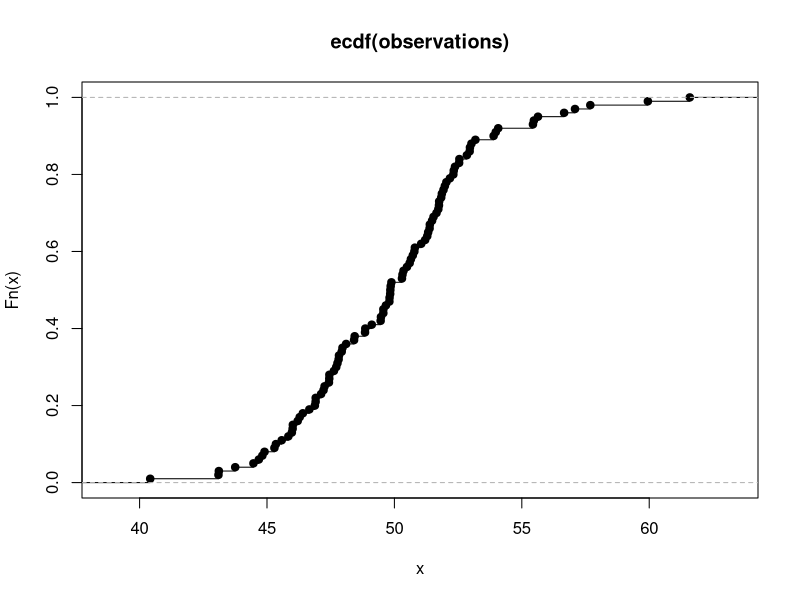
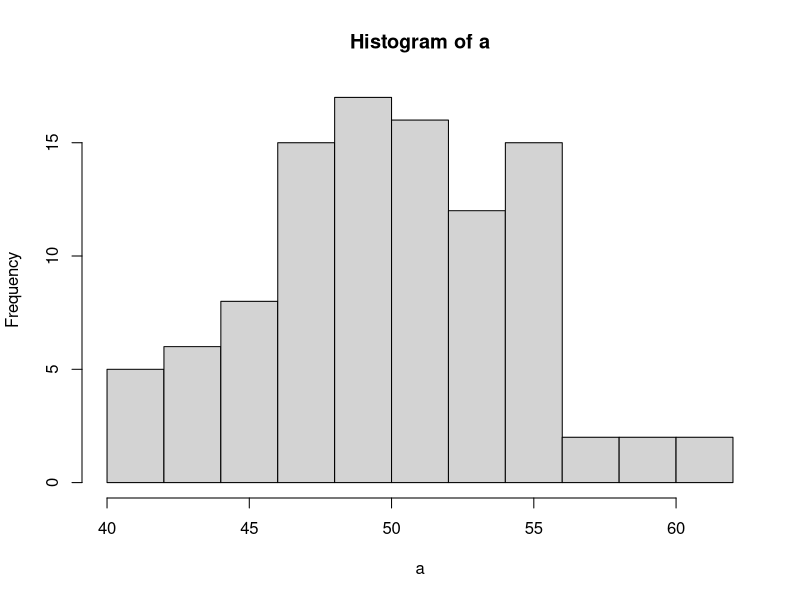
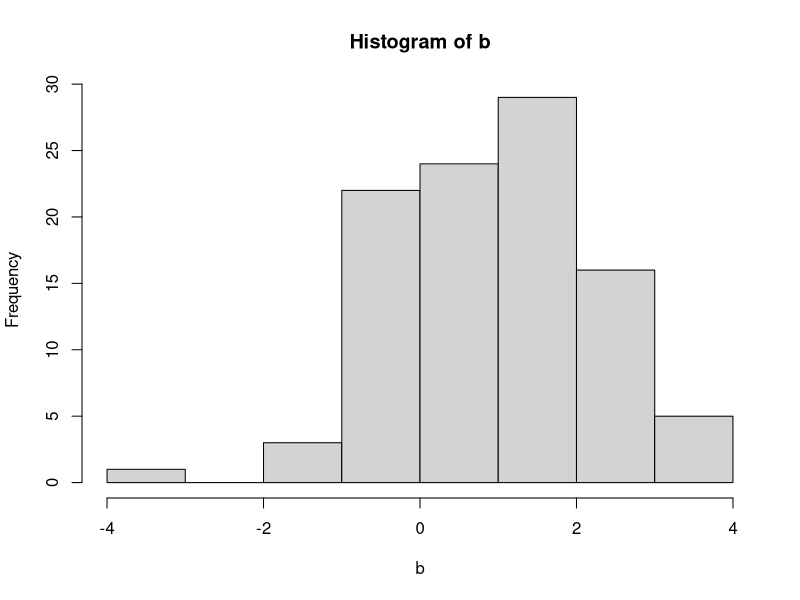

These figures' R source, in order:
## ---- chunk 1
knitr::opts_chunk$set(error=TRUE,        # Keep compiling upon error
                      collapse=TRUE,     # collapse by default
                      echo=TRUE,         # echo code by default
                      comment = "#>",    # change comment character
                      fig.width = 5,     # set figure width
                      out.width = "50%", # set width of displayed images
                      warning=TRUE,      # show R warnings
                      message=FALSE)     # show R messages
## ---- chunk 2
rep(seq(1,3),4)
## ---- chunk 3
qnorm(0.99, mean = 0, sd = 1)
## ---- chunk 4
observations <- rnorm(100, mean = 50, sd = 4)
Fn <- ecdf(observations)
plot(Fn)
## ---- chunk 5
a = rnorm(100, mean = 50, sd = 4)
b = rnorm(100, mean = 1, sd = sqrt(2))
diff.med <- function(data) {
   return(abs(mean(data)-median(data)))
}

diff.med(a)
diff.med(b)
hist(a)
hist(b)
#Beobachtung: diff.med(a) variiert viel mehr als diff.med(b)
## ---- chunk 6

